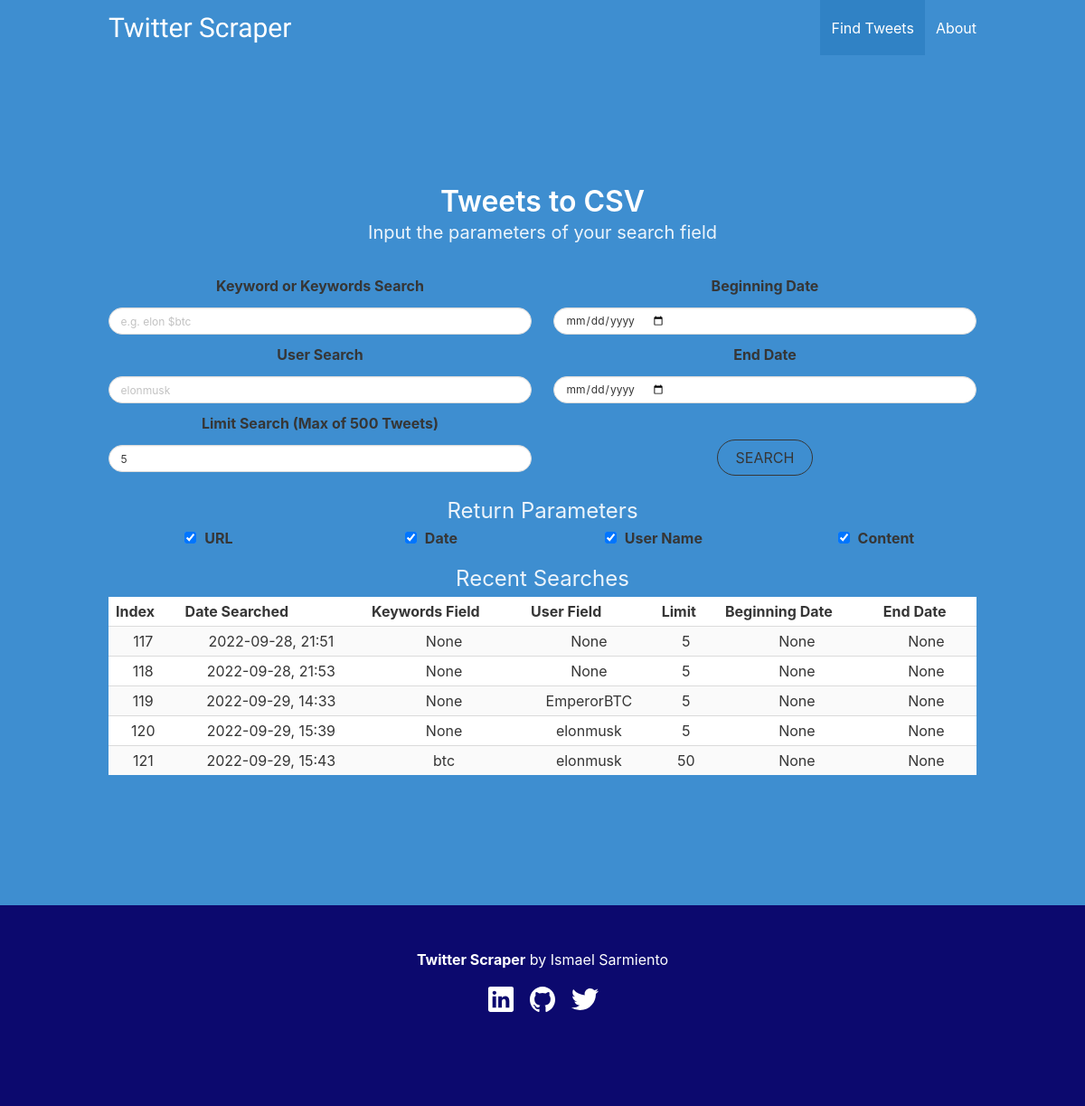
Before: / with the older database file.
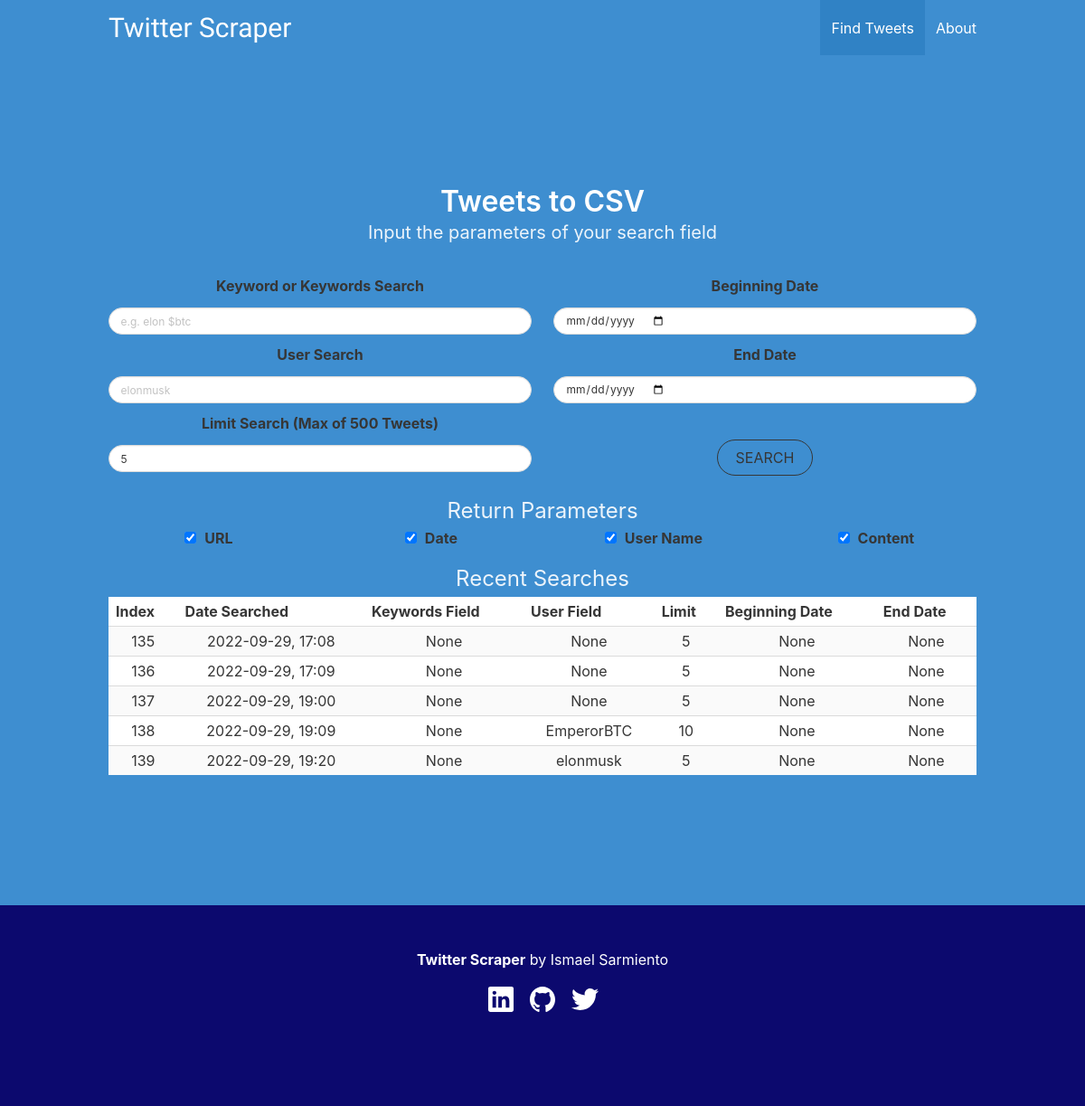
After: the same page with the newer database file.
### tables this page shows
CREATE TABLE "search_history" (
	"index"	INTEGER UNIQUE,
	"date_searched"	TEXT,
	"keywords_search"	TEXT,
	"user_search"	TEXT,
	"limit"	INTEGER,
	"beginning_date"	TEXT,
	"end_date"	TEXT,
	PRIMARY KEY("index" AUTOINCREMENT)
);

### app.py (the view)
@app.route('/')
def get_tweets():
    conn = get_db()
    data = conn.execute('SELECT * FROM (SELECT * FROM search_history ORDER BY "index" DESC limit 5) ORDER BY "index" ASC').fetchall()
    conn.close()
    return render_template('index.html', data=data)

### app.py (called while the page is built)
def get_db():
    conn = sqlite3.connect('history.db')
    conn.row_factory = sqlite3.Row
    return conn

### templates/index.html (shortened to what this page needs)
<!DOCTYPE html>
<html>
  <head>
    <link rel="stylesheet" href="https://cdn.jsdelivr.net/npm/bulma@0.9.4/css/bulma.min.css">
  </head>
  <body>
  <section class="hero is-info is-medium">
    <div class="hero-head">
      <nav class="navbar">
        <div class="container">
          <div class="navbar-brand">
            <a class="navbar-item" style="font-family: 'Montserrat Alternates', sans-serif; font-size: 30px;" href="/">
              Twitter Scraper
            </a>
          </div>
          <div id="navbarMenuHeroA" class="navbar-menu">
            <div class="navbar-end" id="nav-links">
              <a class="navbar-item is-active" href="/">
                Find Tweets
              </a>
              <a class="navbar-item" href="/about">
                About
              </a>
            </div>
          </div>
        </div>
      </nav>
    </div>
    <div class="hero-body">
      <div class="container has-text-centered">
        <p class="title">
          Tweets to CSV
        </p>
        <p class="subtitle">
          Input the parameters of your search field
        </p>
        <p>
          <form method="POST">
            <div class="columns">
              <div class="column">
                <div class="field" style="display:flex; flex-direction: row; justify-content: center; align-items: center; margin-top: 10px">
                  <label class="label">
                    Keyword or Keywords Search</label>
                </div>
                <div>
                  <input type="text" id="yourText" name="keywords" placeholder="e.g. elon $btc" class="input is-small is-rounded"/>
                </div>
                <div class="field" style="display:flex; flex-direction: row; justify-content: center; align-items: center; margin-top: 10px">
                  <label class="label">
                    User Search</label>
                </div>
                <div>
                  <input type="text" id="yourText2" name="user" placeholder="elonmusk " class="input is-small is-rounded"/>
                </div>
                <div class="field" style="display:flex; flex-direction: row; justify-content: center; align-items: center; margin-top: 10px">
                  <label class="label">
                    Limit Search (Max of 500 Tweets)</label>
                </div>
                <div>
                  <input type="number" id="yourText5" name="limit" placeholder="5" class="input is-small is-rounded" value='5'/>
                </div>
              </div>
              <div class="column">
                <div class="field" style="display:flex; flex-direction: row; justify-content: center; align-items: center; margin-top: 10px">
                  <label class="label">
                    Beginning Date</label>
                </div>
                <div>
                  <input type="date" id="yourText3" name="s_since" class="input is-small is-rounded"/>
                </div>
                <div class="field" style="display:flex; flex-direction: row; justify-content: center; align-items: center; margin-top: 10px">
                  <label class="label">
                    End Date</label>
                </div>
                <div>
                  <input type="date" id="yourText4" name="s_until" class="input is-small is-rounded"/>
                </div>
                <div class="buttons" style="display:flex; flex-direction: row; justify-content: center; align-items: center; margin-top: 40px">
                  <input class="button is-dark is-rounded is-outlined" type="submit" value="SEARCH">
                </div>
              </div>
            </div>
            <div class="container has-text-centered">
              <p class="subtitle is-4" style="margin-bottom: 5px"">Return Parameters</p>
            </div>
            <div class="columns">
              <div class="column">
                <label class="checkbox label">
                  <input type="checkbox" id="return1" style="margin-right: 5px" name="r_url" value="True" checked="checked"/>
                  URL
                </label>
              </div>
              <div class="column">
                <label class="checkbox label">
                  <input type="checkbox" id="return2" style="margin-right: 5px" name="r_date" value="True" checked="checked"/>
                  Date
                </label>
              </div>
              <div class="column">
                <label class="checkbox label">
                  <input type="checkbox" id="return3" style="margin-right: 5px" name="r_user" value="True" checked="checked"/>
                  User Name
                </label>
              </div>
              <div class="column">
                <label class="checkbox label">
                  <input type="checkbox" id="return4" style="margin-right: 5px" name="r_content" value="True" checked="checked"/>
                  Content
                </label>
              </div>
            </div>
          </form>
        </p>
        <div class="container has-text-centered" >
          <p class="subtitle is-4" style="margin-bottom: 5px; margin-top: 20px">Recent Searches</p>
        </div>
        <div style="overflow-y: auto;">
          <table class="table is-striped is-narrow is-hoverable is-fullwidth" >
            <tr>
                <th>Index</th>
                <th>Date Searched</th>
                <th>Keywords Field</th>
                <th>User Field</th>
                <th>Limit</th>
                <th>Beginning Date</th>
                <th>End Date</th>
            </tr>
            {% for item in data %}
            <tr>
              <td>{{ item['index'] }}</td>
              <td>{{ item['date_searched'] }}</td>
              <td>{{ item['keywords_search'] }}</td>
              <td>{{ item['user_search'] }}</td>
              <td>{{ item['limit'] }}</td>
              <td>{{ item['beginning_date'] }}</td>
              <td>{{ item['end_date'] }}</td>
            </tr>
            {% endfor %}
          </table>
      </div>
      </div>
    </div>
    <footer class="footer" style="background-color: #0c096e">
      <div class="content has-text-centered">
        <p>
          <strong>Twitter Scraper</strong> by <a href="https://mael.pages.dev/">Ismael Sarmiento</a>
        </p>
        <p>
          <a href="https://www.linkedin.com/in/ismael-luis-sarmiento/" class="linkedin" target="_blank" rel="noopener noreferrer">
            <ion-icon class="icon is-medium" style="padding-left: 10px; padding-right: 10px;"name="logo-linkedin"></ion-icon></a>
          <a href="https://github.com/maelsar" class="instagram" target="_blank" rel="noopener noreferrer">
            <ion-icon class="icon is-medium" name="logo-github"></ion-icon></a>
          <a href="https://twitter.com/codewithmael" class="instagram" target="_blank" rel="noopener noreferrer">
            <ion-icon class="icon is-medium" style="padding-left: 10px; padding-right: 10px;"name="logo-twitter"></ion-icon></a>
        </p>
      </div>
    </footer>
  </body>
</html>

Changed rows visible on the page:
no longer on this page (row unchanged): search_history: index "117", date_searched "2022-09-28, 21:51", keywords_search "None", user_search "None", limit "5", beginning_date "None", end_date "None"
no longer on this page (row unchanged): search_history: index "118", date_searched "2022-09-28, 21:53", keywords_search "None", user_search "None", limit "5", beginning_date "None", end_date "None"
no longer on this page (row unchanged): search_history: index "119", date_searched "2022-09-29, 14:33", keywords_search "None", user_search "EmperorBTC", limit "5", beginning_date "None", end_date "None"
no longer on this page (row unchanged): search_history: index "120", date_searched "2022-09-29, 15:39", keywords_search "None", user_search "elonmusk", limit "5", beginning_date "None", end_date "None"
no longer on this page (row unchanged): search_history: index "121", date_searched "2022-09-29, 15:43", keywords_search "btc", user_search "elonmusk", limit "50", beginning_date "None", end_date "None"
added search_history: index "135", date_searched "2022-09-29, 17:08", keywords_search "None", user_search "None", limit "5", beginning_date "None", end_date "None"
added search_history: index "136", date_searched "2022-09-29, 17:09", keywords_search "None", user_search "None", limit "5", beginning_date "None", end_date "None"
added search_history: index "137", date_searched "2022-09-29, 19:00", keywords_search "None", user_search "None", limit "5", beginning_date "None", end_date "None"
added search_history: index "138", date_searched "2022-09-29, 19:09", keywords_search "None", user_search "EmperorBTC", limit "10", beginning_date "None", end_date "None"
added search_history: index "139", date_searched "2022-09-29, 19:20", keywords_search "None", user_search "elonmusk", limit "5", beginning_date "None", end_date "None"
